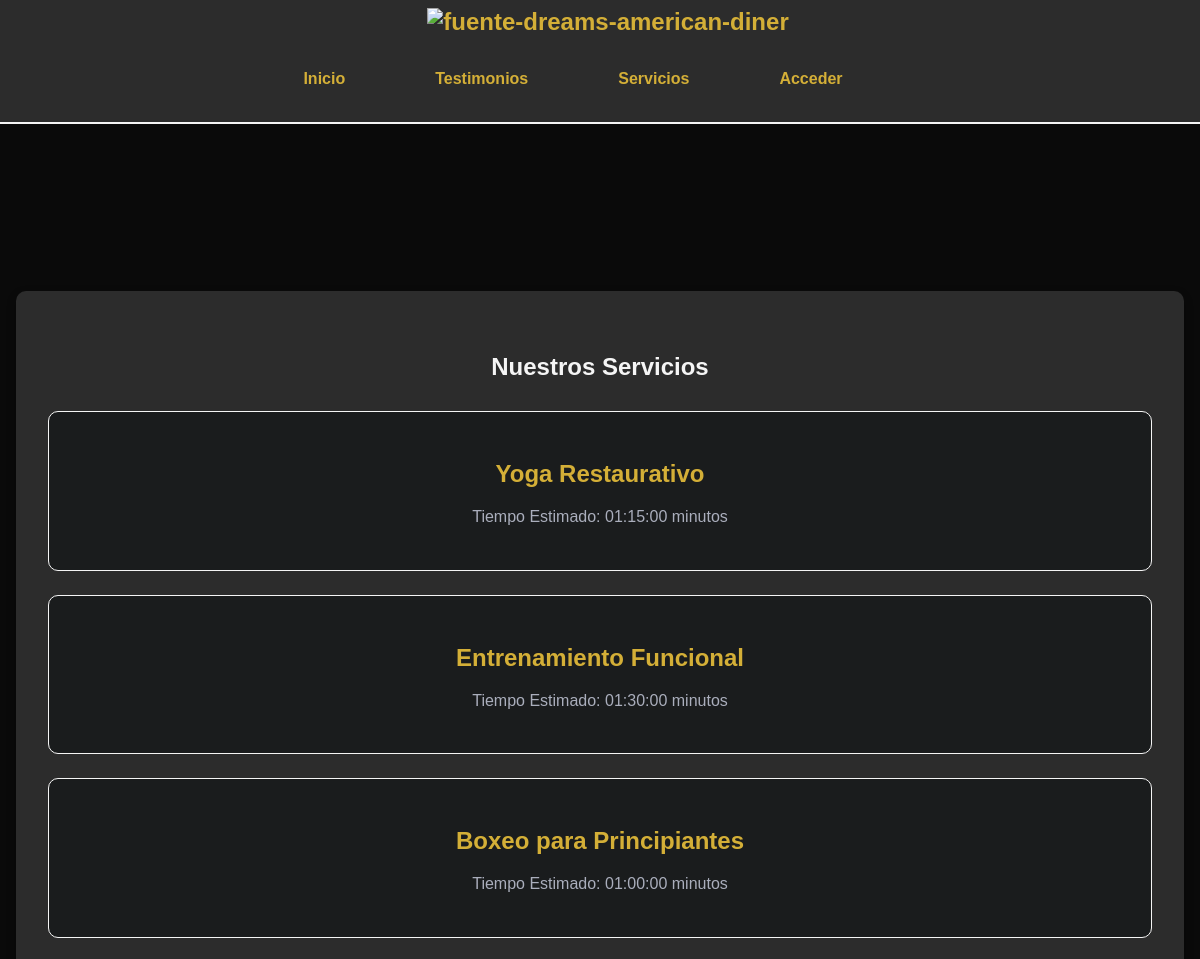
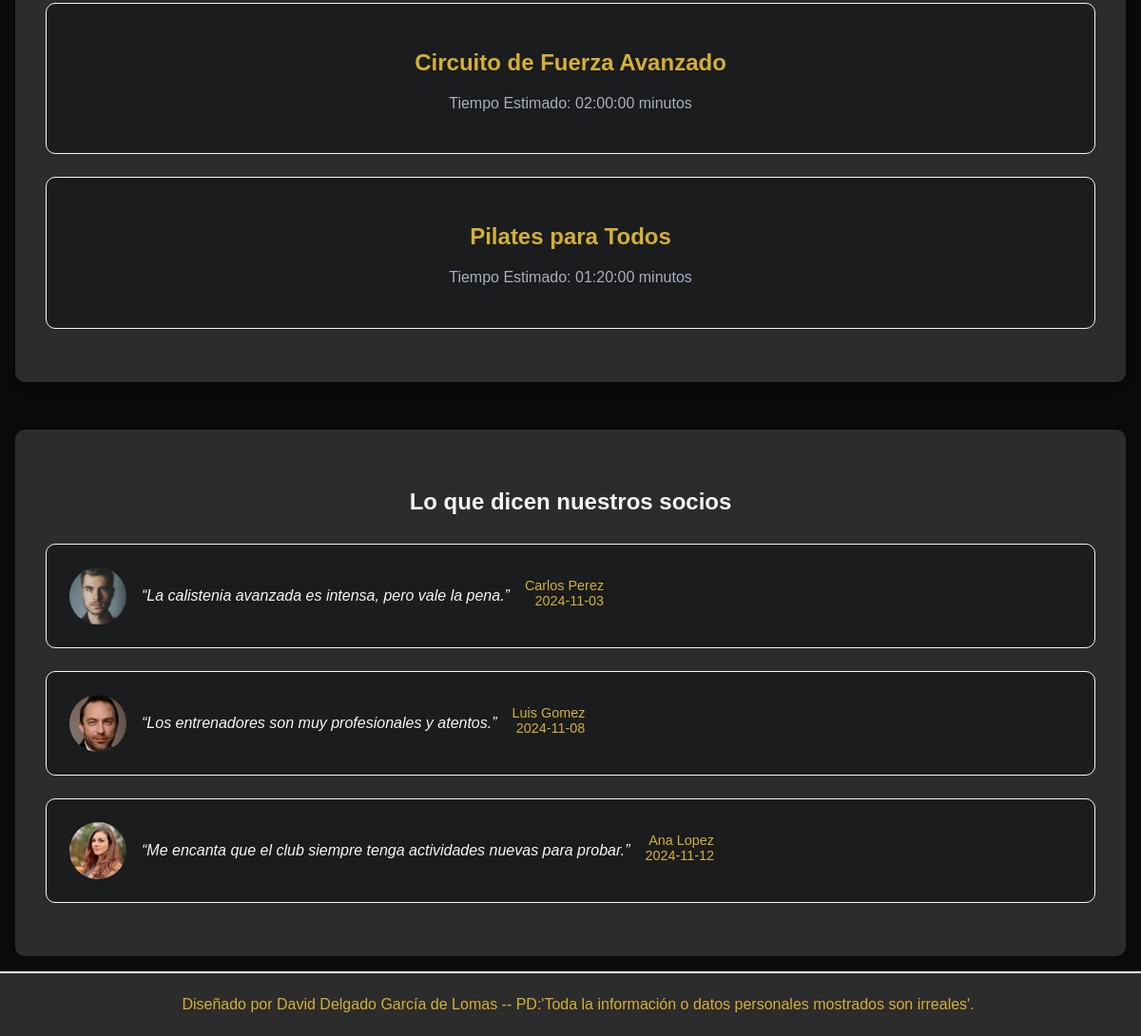
The page / on the database its author committed (2 pictures, top to bottom).
### tables this page shows
CREATE TABLE servicio (
    codigo_servicio INT AUTO_INCREMENT PRIMARY KEY,
    descripcion VARCHAR(255) NOT NULL,
    duracion_servicio TIME NOT NULL,
    precio_servicio DECIMAL(10, 2) NOT NULL
);

CREATE TABLE testimonio (
    id_testimonio INT AUTO_INCREMENT PRIMARY KEY,
    autor INT,
    contenido TEXT NOT NULL,
    fecha DATE NOT NULL,
    FOREIGN KEY (autor) REFERENCES socio(id_socio)
);

CREATE TABLE socio (
    id_socio INT NULL AUTO_INCREMENT PRIMARY KEY,
    nombre VARCHAR(100) NOT NULL,
    edad INT NOT NULL,
    contrasena VARCHAR(255) NOT NULL,
    usuario VARCHAR(50) UNIQUE NOT NULL,
    telefono VARCHAR(15) NOT NULL,
    role ENUM('admin', 'user') NOT NULL DEFAULT 'user',
    foto VARCHAR(255)
);

### php/testimonios/testimonios.php (the view, shortened to what this page needs)
<?php
function generarTestimonios(): void {
        global $nombre_db,$nombre_host,$nombre_usuario,$password_db;
        $conexion=conectar($nombre_host,$nombre_usuario,$password_db,$nombre_db);
        $sql_test = "SELECT s.foto, s.nombre, t.contenido, t.fecha
                        FROM socio s
                        JOIN testimonio t ON t.autor = s.id_socio
                        ORDER BY RAND()
                        LIMIT 3;"
        ;
        $resultado = $conexion->query($sql_test);
        echo "<div id='testimonios' class='testimonios'>";
        echo "<h2 class='titulo-animado'>
                Lo que dicen nuestros socios
                <span class='border border-top'></span>
                <span class='border border-bottom'></span>
                <span class='border border-left'></span>
                <span class='border border-right'></span>
            </h2>";
        if ($resultado->num_rows > 0) {
            while ($fila = $resultado->fetch_assoc()) {
                echo "<div class='testimonio'>";
                echo "<img src='" . './img/socios/' . $fila['foto'] . '.jpg' . "'class='imagen-perfil'>";
                echo "<blockquote>
                            <p> “" .$fila['contenido']. "”</p>
                       </blockquote> ";
                echo "<p class='autor'>".$fila['nombre'] ."<br>" . $fila['fecha'] . "</p>";
                echo "</div>";
            }
        } else {
            echo "<p>No hay reseñas disponibles.</p>";
        }
        echo "</div>";
    }
?>

### index.php (shortened to what this page needs)
<?php
    require_once("php/inicio.php");
    require_once("php/servicios/servicios.php");
    require_once("php/testimonios/testimonios.php");
?>
<!DOCTYPE html>
<html lang="en">
<head>
    <link rel="stylesheet" href="../DavidDelgado/estilos/styles.css">
</head>
<body>
    <div class="container">
        <?php
            headerr();
            echo "<div class='secc'>";
            generarServicios();
            generarTestimonios();
            echo "</div>";
            footer();
        ?>
    </div>
</body>
</html>

### php/inicio.php (shortened to what this page needs)
<?php
function headerr(){
    echo"<div class='header'>";
    echo"<h2><img src='https://fontmeme.com/permalink/241029/1dfbd7c9ac4977d0c92450b4eec0fb06.png' alt='fuente-dreams-american-diner' border='0'></h2>";
    echo "<ul class='menu' data-animation='diagonal'>";
        echo "<li>";
            echo "<a href='" . BASE_URL . "index.php'>
                            Inicio
                            <span class='border border-top'></span>
                            <span class='border border-right'></span>
                            <span class='border border-bottom'></span>
                            <span class='border border-left'></span>
                </a>";
        echo "</li>";
        echo "<li>";
            echo "<a href='" . BASE_URL . "php/testimonios/testimonios_formulario.php'>
                            Testimonios
                            <span class='border border-top'></span>
                            <span class='border border-right'></span>
                            <span class='border border-bottom'></span>
                            <span class='border border-left'></span>
                </a>";
        echo "</li>";
        echo "<li>";
            echo "<a href='" . BASE_URL . "php/servicios/servicios_formulario.php'>
                            Servicios
                            <span class='border border-top'></span>
                            <span class='border border-right'></span>
                            <span class='border border-bottom'></span>
                            <span class='border border-left'></span>
                </a>";
        echo "</li>";
        echo "<li>";
        echo   confirmar_sesion();
        echo "</li>";
    echo "</ul>";
    echo "</div>";
}
function confirmar_sesion(){
    if (isset($_SESSION['username'])) {
        return "<a class='exit' href='" . BASE_URL . "php/users/cerrar_sesion.php'>
                <span class='username'>usuario: " . $_SESSION['username'] . "</span>
                <img class='exit-icon' alt='exit'>
              </a>";
    } else {
        return "<a href='" . BASE_URL . "php/users/usuarios.php'>
                Acceder
                <span class='border border-top'></span>
                <span class='border border-right'></span>
                <span class='border border-bottom'></span>
                <span class='border border-left'></span>
             </a>";
    }
}
function footer(){
    echo "<footer class='footer'>
            <p>Diseñado por David Delgado García de Lomas --
            PD:'Toda la información o datos personales mostrados son irreales'. </p>
        </footer>";
}
?>

### php/servicios/servicios.php (shortened to what this page needs)
<?php
function generarServicios() {
    global $nombre_db, $nombre_host, $nombre_usuario, $password_db;
    $conexion = conectar($nombre_host, $nombre_usuario, $password_db, $nombre_db);
    $sql = "SELECT duracion_servicio, descripcion FROM servicio";
    $resultado = $conexion->query($sql);
    echo "<div class='servicios'>";
    echo "<h2 id='servicios' class='titulo-animado'>
            Nuestros Servicios
            <span class='border border-top'></span>
            <span class='border border-bottom'></span>
            <span class='border border-left'></span>
            <span class='border border-right'></span>
          </h2>";
    if ($resultado->num_rows > 0) {
        while ($fila = $resultado->fetch_assoc()) {
            echo "<div class='servicio'>";
            echo "<h3>" . $fila['descripcion'] . "</h3>";
            echo "<p> Tiempo Estimado: " . $fila['duracion_servicio'] . " minutos</p>";
            echo "</div>";
        }
    } else {
        echo "<p>No hay servicios disponibles.</p>";
    }
    echo "</div>";
}
?>

### estilos/base.css (style rules this page uses)
:root { --body-bg-color: #1a1c1d; --text-color: #aaaebc; --hr-color: #26292a; --transition-duration: 0.3s; --transition-delay: 0.2s; --red: #e74c3c; }
body { background-color: var(--body-bg-color); color: var(--text-color); font-family: sans-serif; height: 100%; }
h2 { text-align: center; }

### estilos/layout.css (style rules this page uses)
.container { display: grid; grid-template-columns: 1fr 3fr 1fr; grid-template-rows: auto 1fr auto; min-height: 100vh; width: 100%; margin: 0; padding: 0; background-color: #2e2b2b; color: #F5F5F5; box-sizing: border-box; overflow: hidden; }
.secc { grid-column: 2 / 3; grid-row: 2 / 3; background-color: #0A0A0A; padding: 1rem; padding-top: 30px; margin: 0; overflow-y: auto; max-height: 123vh; -ms-overflow-style: none; }

### estilos/index/header.css (style rules this page uses)
.header { grid-column: 1 / -1; grid-row: 1 / 2; display: flex; flex-direction: column; align-items: center; background-color: #2C2C2C; padding: 0.5rem; color: #D4AF37; position: fixed; top: 0; width: 100%; z-index: 1000; border-bottom: 2px solid #F5F5F5; }
.header h2 { margin: 0; padding-bottom: 0.5rem; }
.menu { display: flex; justify-content: center; }
.menu li { margin-right: 70px; list-style:none; }
.menu a { position: relative; display: block; padding: 10px; }

### estilos/index/footer.css (style rules this page uses)
.footer { grid-column: 1 / -1; grid-row: 3 / 4; background-color: #2C2C2C; padding: 10px; text-align: center; color: #D4AF37; border-top: 2px solid #F5F5F5; }

### estilos/components.css (style rules this page uses)
a { color: #D4AF37; text-decoration: none; font-weight: bold; }
.servicio { background-color: #1a1c1d; border: 1px solid #F5F5F5; border-radius: 10px; padding: 1.5rem; transition: transform 0.3s, box-shadow 0.3s; }

### estilos/index/sections.css (style rules this page uses)
.testimonios { background-color: #2C2C2C; padding: 2rem; border-radius: 10px; color: #F5F5F5; text-align: center; }
.testimonios h2 { text-decoration: none; }
.testimonio { background-color: #1a1c1d; border: 1px solid #F5F5F5; border-radius: 10px; padding: 1.5rem; margin-bottom: 1.5rem; display: flex; align-items: center; text-align: center; gap: 1rem; }
.imagen-perfil { border-radius: 50%; width: 60px; height: 60px; object-fit: cover; }
blockquote { margin: 0; font-style: italic; }
.autor { font-size: 0.9rem; text-align: end; color: #D4AF37; margin-top: 0.5rem; }
.servicios { background-color: #2C2C2C; padding: 2rem; border-radius: 10px; box-shadow: 0 4px 10px rgba(0, 0, 0, 0.3); color: #F5F5F5; text-align: center; margin-top: 275px; margin-bottom: 50px; }
.servicios h2 { text-decoration:none; }
.servicio { background-color: #1a1c1d; border: 1px solid #F5F5F5; border-radius: 10px; padding: 1.5rem; margin-bottom: 1.5rem; transition: transform 0.3s, box-shadow 0.3s; }
.servicio h3 { color: #D4AF37; margin-bottom: 0.5rem; font-size: 1.5rem; text-align: center; }
.servicio p { color: #aaaebc; line-height: 1.6; }
.titulo-animado { display: inline-block; position: relative; color: #F5F5F5; padding: 10px; }

### estilos/media-queries.css (style rules this page uses)
@media (max-width: 1920px) { .container { grid-template-columns: 1fr 2fr 1fr; } }
@media (max-width: 1200px) { .container { grid-template-columns: 1fr; } }
@media (max-width: 1200px) { .secc { grid-column: 1 / -1; padding-top: 1rem; } }
@media (max-width: 1200px) { .header, .footer { width: 100%; padding: 0.5rem; } }

### estilos/index/news.css (style rules this page uses)
div>h2 { text-align: center; font-weight: bold; text-decoration: overline; }
a { color: #D4AF37; text-decoration: none; font-weight: bold; }

### estilos/form.css (style rules this page uses)
h2 { text-align: center; margin-bottom: 20px; }

### estilos/carrito.css (style rules this page uses)
:root { --transition: all 0.3s linear; --clr-primary-3: hsl(21, 81%, 29%); }

### rows shown on the page
servicio: descripcion "Yoga Restaurativo", duracion_servicio "01:15:00"
servicio: descripcion "Entrenamiento Funcional", duracion_servicio "01:30:00"
servicio: descripcion "Boxeo para Principiantes", duracion_servicio "01:00:00"
servicio: descripcion "Circuito de Fuerza Avanzado", duracion_servicio "02:00:00"
servicio: descripcion "Pilates para Todos", duracion_servicio "01:20:00"
testimonio: autor.foto (picture), contenido "La calistenia avanzada es intensa, pero vale la pena.", autor.nombre "Carlos Perez", fecha "2024-11-03"
testimonio: autor.foto (picture), contenido "Los entrenadores son muy profesionales y atentos.", autor.nombre "Luis Gomez", fecha "2024-11-08"
testimonio: autor.foto (picture), contenido "Me encanta que el club siempre tenga actividades nuevas para probar.", autor.nombre "Ana Lopez", fecha "2024-11-12"
